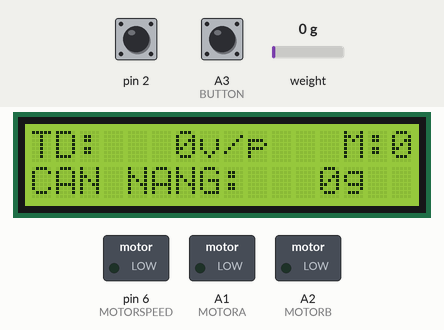
A sketch run on a simulated Arduino Uno, built with avr-gcc and run on an emulated ATmega328P. Parts: 16×2 character LCD, switched loads named in the sketch (green lamp = pin HIGH). The inputs (shaded band) are chosen by the test bench; at power-on: A3 (BUTTON) HIGH, weight on the scale 0 g, pin 2 HIGH. What the sketch prints to the serial monitor is not drawn.

Above: at 6.2 s.
6.3 s: A3 (BUTTON) pulled LOW for 1 s
At 7.7 s:
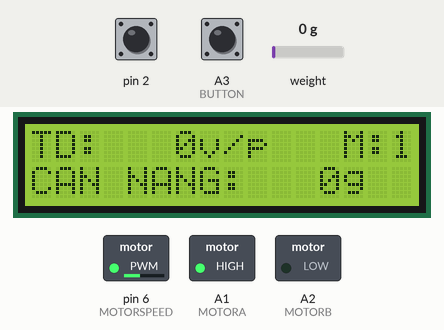
8.8 s: A3 (BUTTON) pulled LOW for 0.15 s
At 9.5 s:
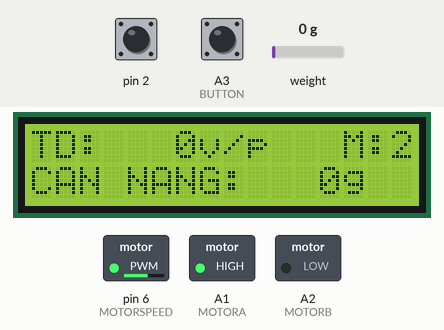
10.4 s: A3 (BUTTON) pulled LOW for 0.15 s
At 11.7 s:
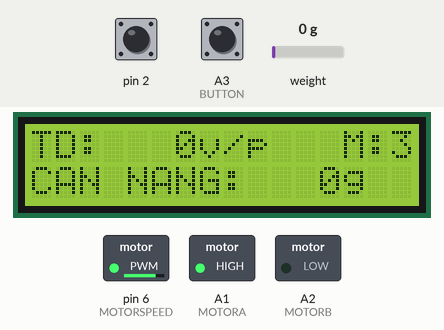
12.0 s: weight on the scale set to 100 g
At 13.6 s:
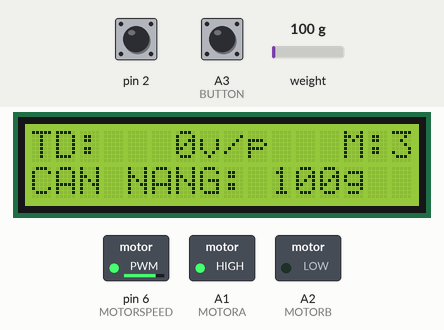
14.6 s: weight on the scale set to 550 g
At 15.8 s:
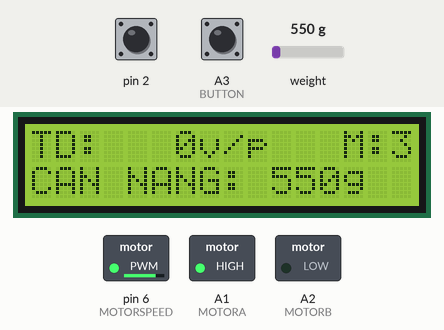
16.1 s: weight on the scale set to 50 g
At 17.2 s:
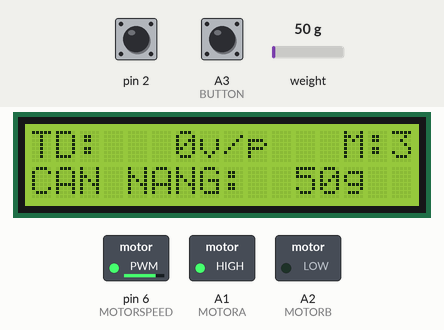
Timing chart, 0 to 18.6 s (numbered marks = the images above; inputs shaded):
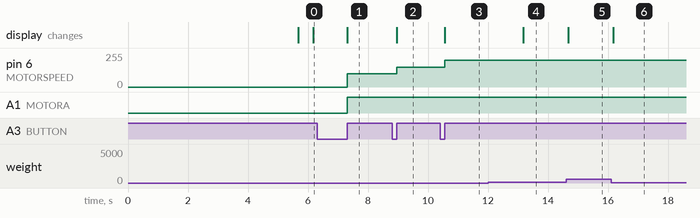

Measured:
- after the input at 6.3 s, pin 6 (MOTORSPEED): 0/255 → 100/255 after 1.0 s; A1 (MOTORA): LOW → HIGH after 1.0 s; the display: changes after 1.0 s (image 1)
- after the input at 8.8 s, pin 6 (MOTORSPEED): 100/255 → 150/255 after 0.15 s; the display: changes after 0.15 s (image 2)
- after the input at 10.4 s, pin 6 (MOTORSPEED): 150/255 → 200/255 after 0.15 s; the display: changes after 0.15 s (image 3)
- after the input at 12.0 s, the display: changes after 1.2 s (image 4)
- after the input at 14.6 s, the display: changes after 0.08 s (image 5)
- after the input at 16.1 s, the display: changes after 0.08 s (image 6)

The sketch:

Maincode.ino
```cpp
///////////////////////////////////111111111111111111111111111111111111111111111111111111111111111
#include <HX711.h>
#include <LiquidCrystal.h>

#define MOTORSPEED 6
#define MOTORA A1
#define MOTORB A2

#define BUTTON A3

const int LOADCELL_DOUT_PIN = 4;
const int LOADCELL_SCK_PIN = 5;

#define PULSEPERROTATE 400

unsigned long PulseCount=0;
unsigned long TimeSave=0;
unsigned long TimeCount=0;
unsigned long Speed;

unsigned long CheckTime=0;

const int rs = 12, en = 11, d4 = 10, d5 = 9, d6 = 8, d7 = 7;
LiquidCrystal LCDDisplay(rs, en, d4, d5, d6, d7);

HX711 MyScale;

 unsigned int WeightValue;

byte Mode=0;

void Stop()
{
  analogWrite(MOTORSPEED,0);
  digitalWrite(MOTORA,LOW);
  digitalWrite(MOTORB,LOW);
  Mode=0;
}

void Run1()
{
  analogWrite(MOTORSPEED,100);
  digitalWrite(MOTORA,HIGH);
  digitalWrite(MOTORB,LOW);
  Mode=1;
}
void Run2()
{
  analogWrite(MOTORSPEED,150);
  digitalWrite(MOTORA,HIGH);
  digitalWrite(MOTORB,LOW);
  Mode=2;
}
void Run3()
{
  analogWrite(MOTORSPEED,200);
  digitalWrite(MOTORA,HIGH);
  digitalWrite(MOTORB,LOW);
  Mode=3;
}
void Run4()
{
  analogWrite(MOTORSPEED,255);
  digitalWrite(MOTORA,HIGH);
  digitalWrite(MOTORB,LOW);
  Mode=4;
}


void CountPulse()
{
  PulseCount++;
}

void ScaleStartUp()
{
  Serial.println("Before setting up the scale:");
  Serial.print("read: \t\t");
  Serial.println(MyScale.read());      // print a raw reading from the ADC

  Serial.print("read average: \t\t");
  Serial.println(MyScale.read_average(20));   // print the average of 20 readings from the ADC

  Serial.print("get value: \t\t");
  Serial.println(MyScale.get_value(5));   // print the average of 5 readings from the ADC minus the tare weight (not set yet)

  Serial.print("get units: \t\t");
  Serial.println(MyScale.get_units(5), 1);  // print the average of 5 readings from the ADC minus tare weight (not set) divided
            // by the SCALE parameter (not set yet)

}

void DisplayMain()
{
  LCDDisplay.clear();
  LCDDisplay.print("TD:    v/p   M: ");
  LCDDisplay.setCursor(0,1);
  LCDDisplay.print("CAN NANG:    g");
}

void DisplayMode()
{
  LCDDisplay.setCursor(15,0);
  LCDDisplay.print(Mode);
}

void DisplaySpeed()
{
  LCDDisplay.setCursor(3,0);
  if(Speed<1000) LCDDisplay.print(" ");
  if(Speed<100) LCDDisplay.print(" ");
  if(Speed<10) LCDDisplay.print(" ");
  LCDDisplay.print(Speed);
}

void DisplayWeight()
{
  LCDDisplay.setCursor(9,1);
  if(WeightValue<1000) LCDDisplay.print(" ");
  if(WeightValue<100) LCDDisplay.print(" ");
  if(WeightValue<10) LCDDisplay.print(" ");
  LCDDisplay.print(WeightValue);
}
void setup() {
  // put your setup code here, to run once:
  Serial.begin (9600);
  pinMode(2, INPUT_PULLUP);
  pinMode(MOTORSPEED,OUTPUT);
  pinMode(MOTORA,OUTPUT);
  pinMode(MOTORB,OUTPUT);
  pinMode(BUTTON,INPUT_PULLUP);

  Stop();
  LCDDisplay.begin(16,2);
  DisplayMain();
  DisplayMode();
  attachInterrupt(0, CountPulse, RISING);

  MyScale.begin(LOADCELL_DOUT_PIN, LOADCELL_SCK_PIN);
  ScaleStartUp();
  MyScale.set_scale(1700.f); //5kg
  MyScale.tare();                // reset the scale to 0

  TimeSave=millis();
  CheckTime=millis();

}

void loop() {
  // put your main code here, to run repeatedly:
   TimeCount=millis()-TimeSave;
   if(TimeCount>2000)
   {
    Speed=PulseCount*1000*60/400/TimeCount;
    Serial.print("TOC DO:");
    Serial.println(Speed);
    PulseCount=0;
    TimeSave=millis();
    DisplaySpeed();
   }

   if(millis()-CheckTime>500)
   {
     WeightValue=MyScale.get_units(10);
     if(WeightValue>1000) WeightValue=0;
     Serial.print("Gia tri: ");
     Serial.println(WeightValue);
     CheckTime=millis();
     DisplayWeight();
   }

   if(digitalRead(BUTTON)==LOW)
   {
    delay(100);
    while(digitalRead(BUTTON)==LOW);
    if(Mode==0)
    {
      Mode=1;
      Run1();
    }
    else if(Mode==1)
    {
      Mode=2;
      Run2();
    }
    else if(Mode==2)
    {
      Mode=3;
      Run3();
    }
    else if(Mode==3)
    {
      Mode=4;
      Run4();
    }
    else if(Mode==4)
    {
      Mode=0;
      Stop();
    }
    DisplayMode();
   }
}
```
